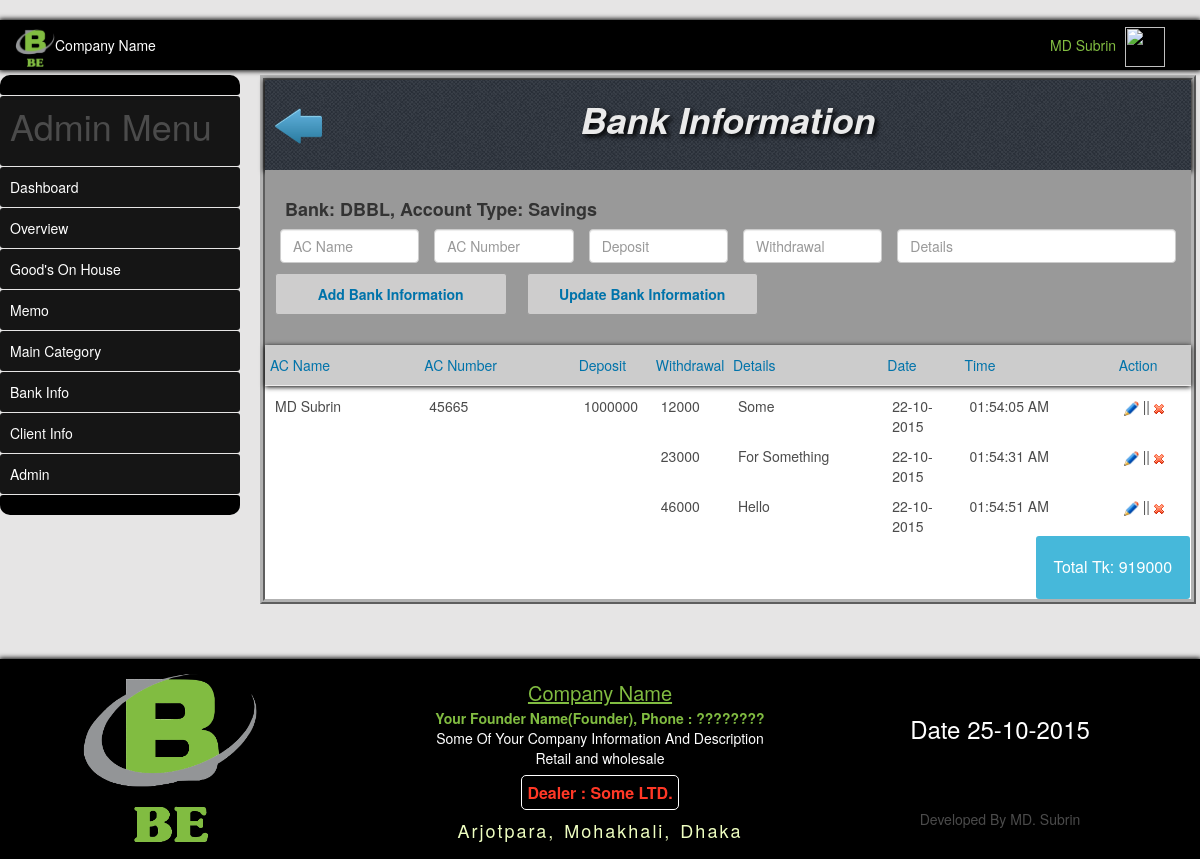
The app's page /view/bank_details.php?id=15 (signed in) with its own data.
### tables this page shows
CREATE TABLE IF NOT EXISTS `bank_name` (
  `id` int(255) NOT NULL AUTO_INCREMENT,
  `name` varchar(255) NOT NULL,
  `ac_type` varchar(255) NOT NULL,
  `details` varchar(255) NOT NULL,
  `date` varchar(255) NOT NULL,
  `time` varchar(255) NOT NULL,
  PRIMARY KEY (`id`)
);

CREATE TABLE IF NOT EXISTS `bank_info` (
  `id` int(255) NOT NULL AUTO_INCREMENT,
  `b_id` int(255) NOT NULL,
  `acname` varchar(255) NOT NULL,
  `acnum` varchar(255) NOT NULL,
  `deposit` varchar(255) NOT NULL,
  `withdrawal` varchar(255) NOT NULL,
  `details` varchar(255) NOT NULL,
  `date` varchar(255) NOT NULL,
  `time` varchar(255) NOT NULL,
  PRIMARY KEY (`id`)
);

### controllers/bank_and_customer.php (the view, shortened to what this page needs)
<?php
class bankandcustomer
{
	public $db;
	public function __construct()
	{
		$this->db = new mysqli(db_host, db_user, db_password, db_name);
	}
	public function show_bank_name($mid)
	{
		$sql = "SELECT * FROM `bank_name` WHERE id = '$mid'";
		$result = $this->db->query($sql);
		$data = $result->fetch_array();
		echo "Bank: $data[name], Account Type: $data[ac_type]";
	}
	public function show_bank_info_list($mid)
	{
		$sql = "SELECT * FROM `bank_info` WHERE b_id = '$mid' ORDER BY `date` DESC";
		$result = $this->db->query($sql);
		while ($data = $result->fetch_array())
		{
			echo "<li id='cat' class='inp-brand col-sm-2'>
					$data[acname]
				</li>
				<li class='inp-brand col-sm-2'>
					$data[acnum]
				</li>
				<li class='inp-brand col-sm-1'>
					$data[deposit]
				</li>
				<li class='inp-brand col-sm-1'>
					$data[withdrawal]
				</li>
				<li class='inp-brand col-sm-2'>
					$data[details]
				</li>
				<li class='inp-brand col-sm-1'>
					$data[date]
				</li>
				<li class='inp-brand col-sm-2'>
					$data[time]
				</li>
				<li class='inp-brand col-sm-1'>
					<a href='#' class='edit' data-id='$data[id]'><img src='../img/edit.png' width='15px'></a> || <a href='' class='delete' data-id='$data[id]'><img src='../img/icon_del.gif'></a>
				</li>";
		}
	}
	public function show_bank_info_quantity($yid)
	{
		$sql = "SELECT SUM(deposit) AS deposit, SUM(withdrawal) AS withdrawal FROM bank_info WHERE b_id = '$yid'";
		$result = $this->db->query($sql);
		$data = $result->fetch_array();
		$totalTk = $data['deposit']- $data['withdrawal'];
		echo "<div class='total-body col-sm-2'>
					Total Tk: $totalTk
				</div>";
	}
}

### css/style.css (style rules this page uses)
li { list-style: none; text-decoration: none; }
body { background: #e6e5e5!important; color: #4b4b4b!important; }
.content_wrapper ul li { height: 50px; padding:10px; }
.total-body { float: right!important; padding: 20px 0; background: #46B8DA; color: #fff; font-size: 16px; border-radius: 3px; margin-right: 1px; text-align: center; }

### css/form.css (style rules this page uses)
.inp-brand { padding-right: 0!important; }

### records on screen
bank_name: name "DBBL", ac_type "Savings"
bank_info: acname "MD Subrin", acnum "45665", deposit "1000000", withdrawal "12000", details "Some", date "22-10-2015", time "01:54:05 AM"
bank_info: withdrawal "23000", details "For Something", date "22-10-2015", time "01:54:31 AM"
bank_info: withdrawal "46000", details "Hello", date "22-10-2015", time "01:54:51 AM"

### other values on screen
$username "MD Subrin"
$totalTk "919000"
$date "25-10-2015"
